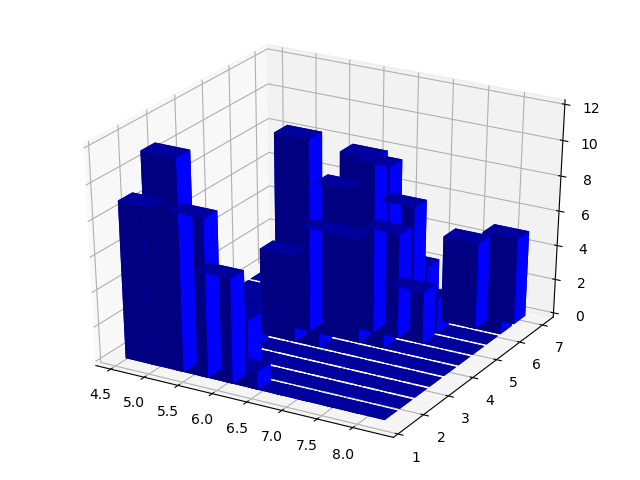

The script that drew this image:
from mpl_toolkits.mplot3d import Axes3D
import matplotlib.pyplot as plt
import numpy as np

data = np.genfromtxt('.\\iris.csv', delimiter=',')

fig = plt.figure()
ax = fig.add_subplot(111, projection='3d')
hist, xedges, yedges = np.histogram2d(data[:, 0], data[:, 2], bins=10)

# Construct arrays for the anchor positions of the 16 bars.
xpos, ypos = np.meshgrid(xedges[:-1] + 0.25, yedges[:-1] + 0.25, indexing="ij")
xpos = xpos.ravel()
ypos = ypos.ravel()
zpos = 0

# Construct arrays with the dimensions for the 16 bars.
dx = dy = 0.5 * np.ones_like(zpos)
dz = hist.ravel()

ax.bar3d(xpos, ypos, zpos, dx, dy, dz, color='b', zsort='average')

plt.show()
